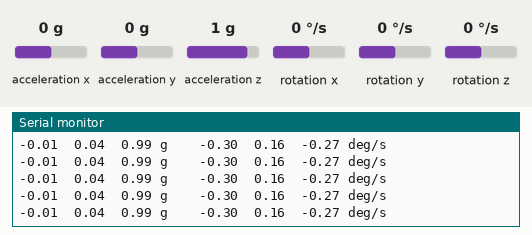
Recording of a sketch running on a simulated Arduino Uno WiFi Rev2. Shown: the last lines printed to the serial monitor. Inputs (shaded band) come from the test bench; at power-on: acceleration x 0 g, acceleration y 0 g, rotation x 0 °/s, acceleration z 1 g, rotation z 0 °/s, rotation y 0 °/s.

Above: at 1.2 s.
1.3 s: acceleration x set to 0.8 g
At 1.34 s:
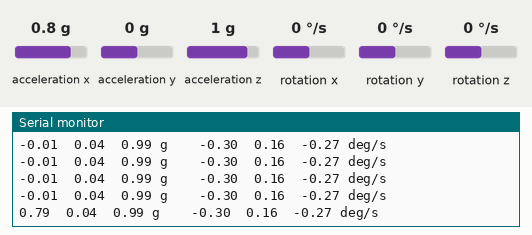
4.3 s: acceleration y set to -1.4 g
At 4.37 s:
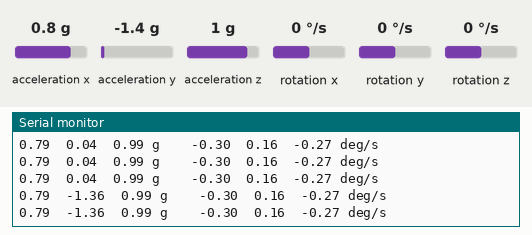
7.3 s: rotation x set to -192 °/s
At 7.3 s:
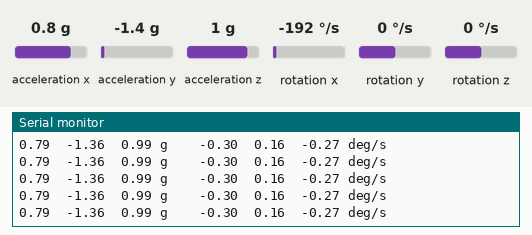
10.3 s: acceleration z set to -1.4 g
At 10.32 s:
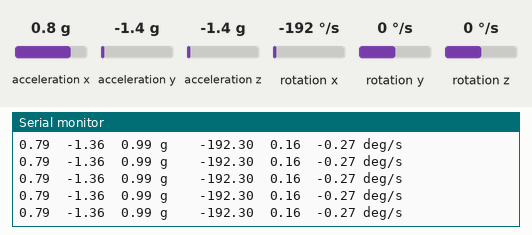
13.3 s: rotation z set to 192 °/s
At 13.31 s:
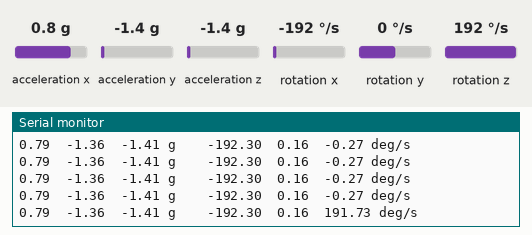
16.3 s: rotation y set to -192 °/s
At 16.38 s:
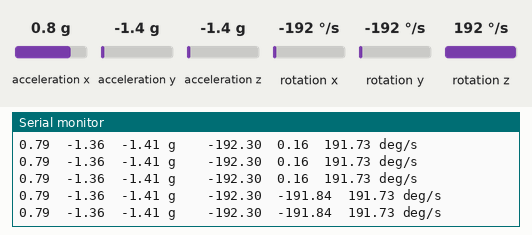

The sketch:

IMU-measurements.ino
```cpp
// (licence header left out)
// Need this library installed to access the UNO Wifi Rev2 board's IMU
// For more details, look here: https://www.arduino.cc/reference/en/libraries/arduino_lsm6ds3/
#include <Arduino_LSM6DS3.h>

// Variables to store angular rates from the gyro [degrees/s]
float omega_x, omega_y, omega_z;

// Variables to store accelerations [g's]
float a_x, a_y, a_z;

// Variables to store sample rates from sensor [Hz]
float a_f, g_f;

void setup()
{
    // Open the serial port at 115200 bps
    Serial.begin(9600);

    // Wait for serial connection before starting
    while (!Serial)
    {
        delay(10);
    }

    Serial.println();

    // Check that the board is initialized
    if (!IMU.begin())
    {
        // Print an error message if the IMU is not ready
        Serial.print("Failed to initialize IMU :(");
        Serial.print("\n");
        while (1)
        {
            delay(10);
        }
    }

    // Read the sample rate of the accelerometer and gyroscope
    a_f = IMU.accelerationSampleRate();
    g_f = IMU.gyroscopeSampleRate();

    // Print these values to the serial window
    Serial.print("Accelerometer sample rate: ");
    Serial.println(a_f);
    Serial.print("Gyroscope sample rate: ");
    Serial.println(g_f);
}

void loop()
{
    // Timing in the loop is controlled by the IMU reporting when
    // it is ready for another measurement.
    // The accelerometer and gyroscope output at the same rate and
    // will give us their measurements at a steady frequency.

    // Read from the accelerometer
    if (IMU.accelerationAvailable())
    {
        IMU.readAcceleration(a_x, a_y, a_z);

        /// Print the accelerometer measurements to the Serial Monitor
        Serial.print(a_x - 0.0075);
        Serial.print("\t");
        Serial.print(a_y + 0.04);
        Serial.print("\t");
        Serial.print(a_z - 0.00708);
        Serial.print(" g\t\t");
    }

    // Read from the gyroscope
    if (IMU.gyroscopeAvailable())
    {
        IMU.readGyroscope(omega_x, omega_y, omega_z);

        // Print the gyroscope measurements to the Serial Monitor
        Serial.print(omega_x - 0.30208);
        Serial.print("\t");
        Serial.print(omega_y + 0.1633);
        Serial.print("\t");
        Serial.print(omega_z - 0.26917);
        Serial.print(" deg/s\n");
    }
}
```

Measured:
- after the input at 1.3 s, the serial monitor: prints a new line at once (image 1)
- after the input at 4.3 s, the serial monitor: prints a new line at once (image 2)
- after the input at 16.3 s, the serial monitor: prints a new line at once (image 6)
